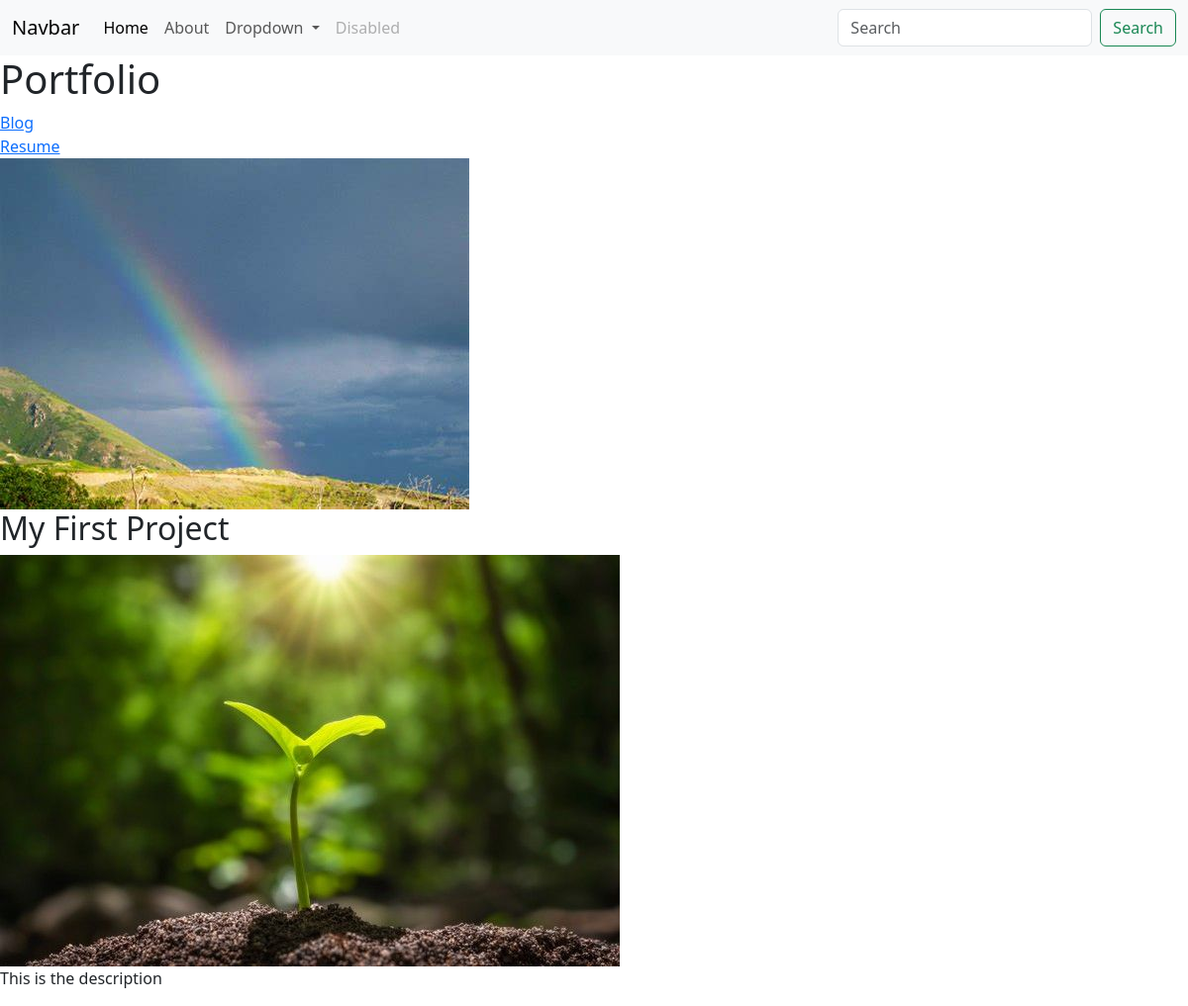
The page / on the database its author committed.
### portfolio/models.py (models this page shows, shortened)
class Project(models.Model):
    title = models.CharField(max_length=100)
    description = models.CharField(max_length=250)
    image = models.ImageField(upload_to='portfolio/images/')
    url = models.URLField(blank=True)

### portfolio/views.py (the view)
# urls.py: 2. Add a URL to urlpatterns:  path('', views.home, name='home')
def home(request):
    projects = Project.objects.all()
    return render(request, 'portfolio/home.html', {'projects': projects})

### portfolio/templates/portfolio/home.html (shortened to what this page needs)
{% extends 'portfolio/base.html' %}
{% block content %}
<h1>Portfolio</h1>
{% load static %}
<a href="{% url 'blog:all_blogs' %}">Blog</a>
<br>
<a href="{% static 'portfolio/resume.pdf' %}">Resume</a>
<br>
<img src="{% static 'portfolio/rainbow.jpeg' %}">
{% for project in projects %}
<h2>{{ project.title }}</h2>
<img src="{{ project.image.url }}">
<p>{{ project.description }}</p>
{% endfor %}
{% endblock %}

### portfolio/templates/portfolio/base.html (shortened to what this page needs)
<!doctype html>
<html lang="en">
<head>
    <link href="https://cdn.jsdelivr.net/npm/bootstrap@5.3.0-alpha3/dist/css/bootstrap.min.css" rel="stylesheet"
>
</head>
<body>
<nav class="navbar navbar-expand-lg bg-body-tertiary">
    <div class="container-fluid">
        <a class="navbar-brand" href="#">Navbar</a>
        <div class="collapse navbar-collapse" id="navbarSupportedContent">
            <ul class="navbar-nav me-auto mb-2 mb-lg-0">
                <li class="nav-item">
                    <a class="nav-link active" aria-current="page" href="#">Home</a>
                </li>
                <li class="nav-item">
                    <a class="nav-link" href="#">About</a>
                </li>
                <li class="nav-item dropdown">
                    <a class="nav-link dropdown-toggle" href="#" role="button" data-bs-toggle="dropdown"
                       aria-expanded="false">
                        Dropdown
                    </a>
                </li>
                <li class="nav-item">
                    <a class="nav-link disabled">Disabled</a>
                </li>
            </ul>
            <form class="d-flex" role="search">
                <input class="form-control me-2" type="search" placeholder="Search" aria-label="Search">
                <button class="btn btn-outline-success" type="submit">Search</button>
            </form>
        </div>
    </div>
</nav>
{% block content %}{% endblock %}
</body>
</html>

### rows shown on the page
Project: title "My First Project", image (picture), description "This is the description"
